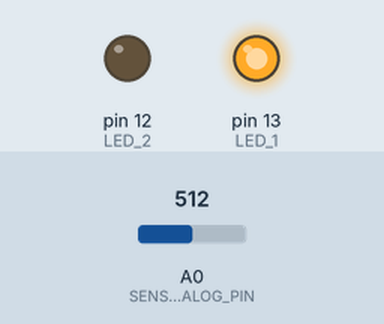
A sketch run on a simulated Arduino Uno, built with avr-gcc and run on an emulated ATmega328P. Parts: output pins drawn as LEDs (lit = HIGH). The test bench sets the inputs (shaded band); at power-on: A0 (SENSOR_ANALOG_PIN) = 512.

Above: at 1.8 s.
1.9 s: A0 (SENSOR_ANALOG_PIN) set to 267
3.4 s: A0 (SENSOR_ANALOG_PIN) set to 237
At 4.6 s:
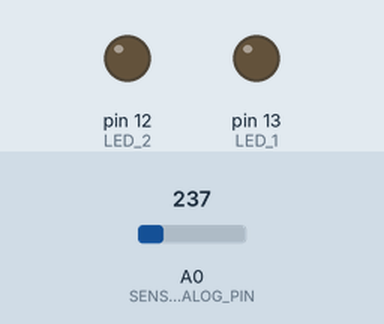
5.5 s: A0 (SENSOR_ANALOG_PIN) set to 260
At 7.2 s:
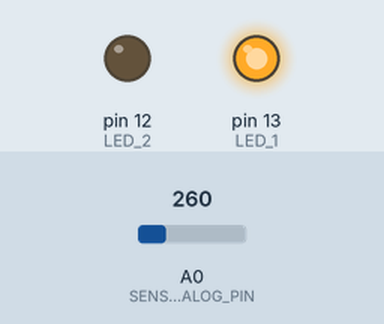
7.5 s: A0 (SENSOR_ANALOG_PIN) set to 240
At 8.9 s:
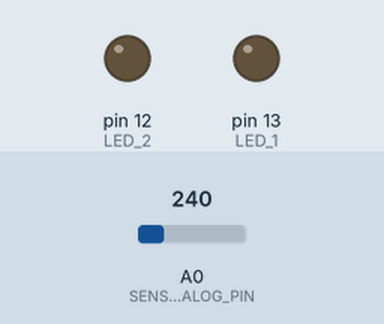
Timing chart, 0 to 10.5 s (numbered marks = the images above; inputs shaded):
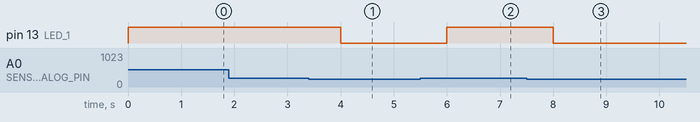

The sketch:

water_level_sensor.ino
```cpp
// Water sensor power: 5V
// Flashed LED_2 on each read
// Lights LED_1 when there is water

#include <JeeLib.h>

ISR(WDT_vect) { Sleepy::watchdogEvent(); }

const int LED_1 = 13;
const int LED_2 = 12;

const int SENSOR_ANALOG_PIN = A0;

void setup() {
  pinMode(LED_1, OUTPUT);
  pinMode(LED_2, OUTPUT);
}

void loop() {
  digitalWrite(LED_2, HIGH);
  int level = analogRead(SENSOR_ANALOG_PIN);
  digitalWrite(LED_2, LOW);

  if (level > 250) {
    digitalWrite(LED_1, HIGH);
  } else {
    digitalWrite(LED_1, LOW);
  }

  Sleepy::loseSomeTime(1000);
}
```

Measured:
- the behaviour switches between 251 and 250 on A0 (SENSOR_ANALOG_PIN) (found by bisection; images 0 and 1)
- after the input at 3.4 s, pin 13 (LED_1): HIGH → LOW after 0.60 s
- after the input at 5.5 s, pin 13 (LED_1): LOW → HIGH after 0.50 s
- after the input at 7.5 s, pin 13 (LED_1): HIGH → LOW after 0.50 s
